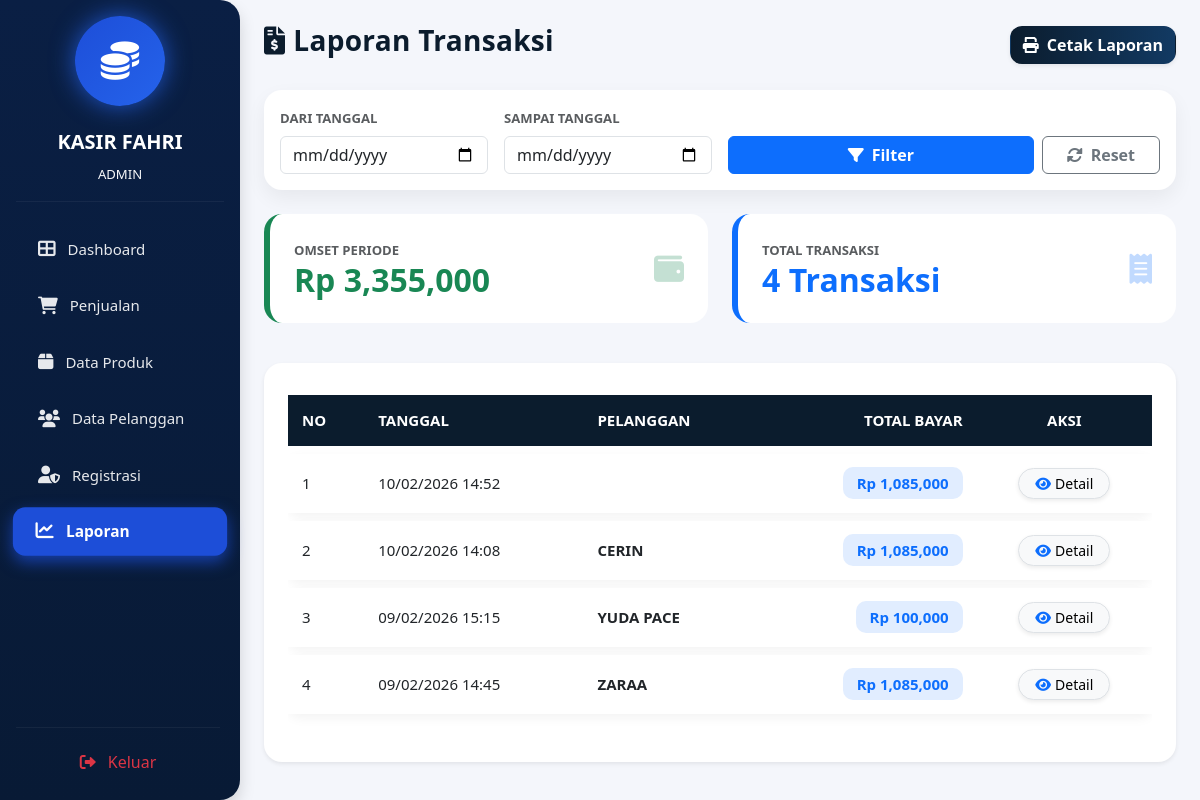
The app's page /petugas/laporan/index.php (signed in) with its own data.
### tables this page shows
CREATE TABLE `penjualan` (
  `PenjualanID` int(11) NOT NULL,
  `TanggalPenjualan` datetime NOT NULL DEFAULT current_timestamp(),
  `Totalharga` decimal(10,2) NOT NULL,
  `PelangganID` int(11) NOT NULL
);

CREATE TABLE `pelanggan` (
  `PelangganID` int(11) NOT NULL,
  `NamaPelanggan` varchar(255) NOT NULL,
  `Alamat` text NOT NULL,
  `NomorTelepon` varchar(15) NOT NULL
);

### petugas/laporan/index.php (the view, shortened to what this page needs)
<?php
include '../../main/connect.php';
$tgl_mulai   = isset($_GET['tgl_mulai']) ? $_GET['tgl_mulai'] : '';
$tgl_selesai = isset($_GET['tgl_selesai']) ? $_GET['tgl_selesai'] : '';
?>
<!DOCTYPE html>
<html lang="id">
<head>
<link href="https://cdn.jsdelivr.net/npm/bootstrap@5.3.0/dist/css/bootstrap.min.css" rel="stylesheet">
<link rel="stylesheet" href="https://cdnjs.cloudflare.com/ajax/libs/font-awesome/6.0.0/css/all.min.css">
</head>
<body>
<div class="d-flex">
    <div class="no-print">
        <?php include '../../template/sidebar.php'; ?>
    </div>
    <div class="container-fluid p-4">
        <div class="d-flex justify-content-between align-items-center mb-4 no-print">
            <h3 class="fw-bold header-title">
                <i class="fas fa-file-invoice-dollar me-2"></i>Laporan Transaksi
            </h3>
            <button class="btn btn-print fw-bold shadow-sm" onclick="window.print()">
                <i class="fas fa-print me-2"></i>Cetak Laporan
            </button>
        </div>
        <div class="card filter-card mb-4 no-print">
            <div class="card-body">
                <form method="GET" class="row g-3 align-items-end">
                    <div class="col-md-3">
                        <label class="form-label fw-bold small text-muted">DARI TANGGAL</label>
                        <input type="date" name="tgl_mulai" class="form-control" value="<?= $tgl_mulai ?>">
                    </div>
                    <div class="col-md-3">
                        <label class="form-label fw-bold small text-muted">SAMPAI TANGGAL</label>
                        <input type="date" name="tgl_selesai" class="form-control" value="<?= $tgl_selesai ?>">
                    </div>
                    <div class="col-md-6 d-flex gap-2">
                        <button type="submit" class="btn btn-primary fw-bold flex-grow-1">
                            <i class="fas fa-filter me-2"></i>Filter
                        </button>
                        <a href="index.php" class="btn btn-outline-secondary fw-bold px-4">
                            <i class="fas fa-rotate me-2"></i>Reset
                        </a>
                    </div>
                </form>
            </div>
        </div>
        <?php
        $where = "";
        $summary = mysqli_query($conn,"SELECT SUM(TotalHarga) as total, COUNT(*) as jml FROM penjualan $where");
        $ds = mysqli_fetch_assoc($summary);
        ?>
        <div class="row mb-4">
            <div class="col-md-6 mb-3">
                <div class="card card-report p-4 summary-success">
                    <div class="d-flex justify-content-between align-items-center">
                        <div>
                            <small class="text-muted fw-bold">OMSET PERIODE</small>
                            <h2 class="fw-bold text-success mb-0">
                                Rp <?= number_format($ds['total'] ?? 0); ?>
                            </h2>
                        </div>
                        <i class="fas fa-wallet fa-2x text-success opacity-25"></i>
                    </div>
                </div>
            </div>
            <div class="col-md-6 mb-3">
                <div class="card card-report p-4 summary-primary">
                    <div class="d-flex justify-content-between align-items-center">
                        <div>
                            <small class="text-muted fw-bold">TOTAL TRANSAKSI</small>
                            <h2 class="fw-bold text-primary mb-0">
                                <?= $ds['jml']; ?> Transaksi
                            </h2>
                        </div>
                        <i class="fas fa-receipt fa-2x text-primary opacity-25"></i>
                    </div>
                </div>
            </div>
        </div>
        <div class="card card-report shadow-sm">
            <div class="card-body p-4">
                <div class="table-responsive">
                    <table class="table align-middle">
                        <thead>
                            <tr>
                                <th>NO</th>
                                <th>TANGGAL</th>
                                <th>PELANGGAN</th>
                                <th class="text-end">TOTAL BAYAR</th>
                                <th class="text-center no-print">AKSI</th>
                            </tr>
                        </thead>
                        <tbody>
                        <?php
                        $no = 1;
                        $query = mysqli_query($conn,"
                            SELECT * FROM penjualan
                            JOIN pelanggan ON penjualan.PelangganID = pelanggan.PelangganID
                            $where ORDER BY TanggalPenjualan DESC
                        ");
                        while($d = mysqli_fetch_array($query)){
                        ?>
                            <tr>
                                <td><?= $no++; ?></td>
                                <td><?= date('d/m/Y H:i',strtotime($d['TanggalPenjualan'])); ?></td>
                                <td class="fw-bold text-uppercase"><?= $d['NamaPelanggan']; ?></td>
                                <td class="text-end">
                                    <span class="badge-total">
                                        Rp <?= number_format($d['Totalharga']); ?>
                                    </span>
                                </td>
                                <td class="text-center no-print">
                                    <a href="detail.php?id=<?= $d['PenjualanID']; ?>"
                                       class="btn btn-sm btn-light border rounded-pill px-3 shadow-sm">
                                        <i class="fas fa-eye text-primary me-1"></i>Detail
                                    </a>
                                </td>
                            </tr>
                        <?php } ?>
                        </tbody>
                    </table>
                </div>
            </div>
        </div>
    </div>
</div>
</body>
</html>

### petugas/laporan/index.php (style rules this page uses)
body { background:#f4f6fb; font-size:15px; }
.header-title { color:#0b1c2d; letter-spacing:.3px; }
.btn-print { background:linear-gradient(90deg,#0b1c2d,#123a63); color:#fff; border-radius:12px; }
.card-report { border-radius:18px; border:none; transition:.25s ease; }
.filter-card { border-radius:18px; border:none; box-shadow:0 8px 20px rgba(0,0,0,.06); }
.summary-success { border-left:6px solid #198754; }
.summary-primary { border-left:6px solid #0d6efd; }
.table { border-collapse:separate; border-spacing:0 8px; }
.table thead th { background:#0b1c2d; color:#fff; border:none; padding:14px; }
.table tbody tr { background:#fff; box-shadow:0 4px 12px rgba(0,0,0,.05); border-radius:12px; }
.table tbody td { border:none; padding:14px; }
.badge-total { background:rgba(13,110,253,.12); color:#0d6efd; padding:6px 14px; border-radius:10px; font-weight:600; }

### records on screen
penjualan: TanggalPenjualan "10/02/2026 14:52", Totalharga "1,085,000"
penjualan: TanggalPenjualan "10/02/2026 14:08", PelangganID.NamaPelanggan "CERIN", Totalharga "1,085,000"
penjualan: TanggalPenjualan "09/02/2026 15:15", PelangganID.NamaPelanggan "YUDA PACE", Totalharga "100,000"
penjualan: TanggalPenjualan "09/02/2026 14:45", PelangganID.NamaPelanggan "ZARAA", Totalharga "1,085,000"

### other values on screen
$role "ADMIN"
$ds['total'] "3,355,000"
$ds['jml'] "4"
